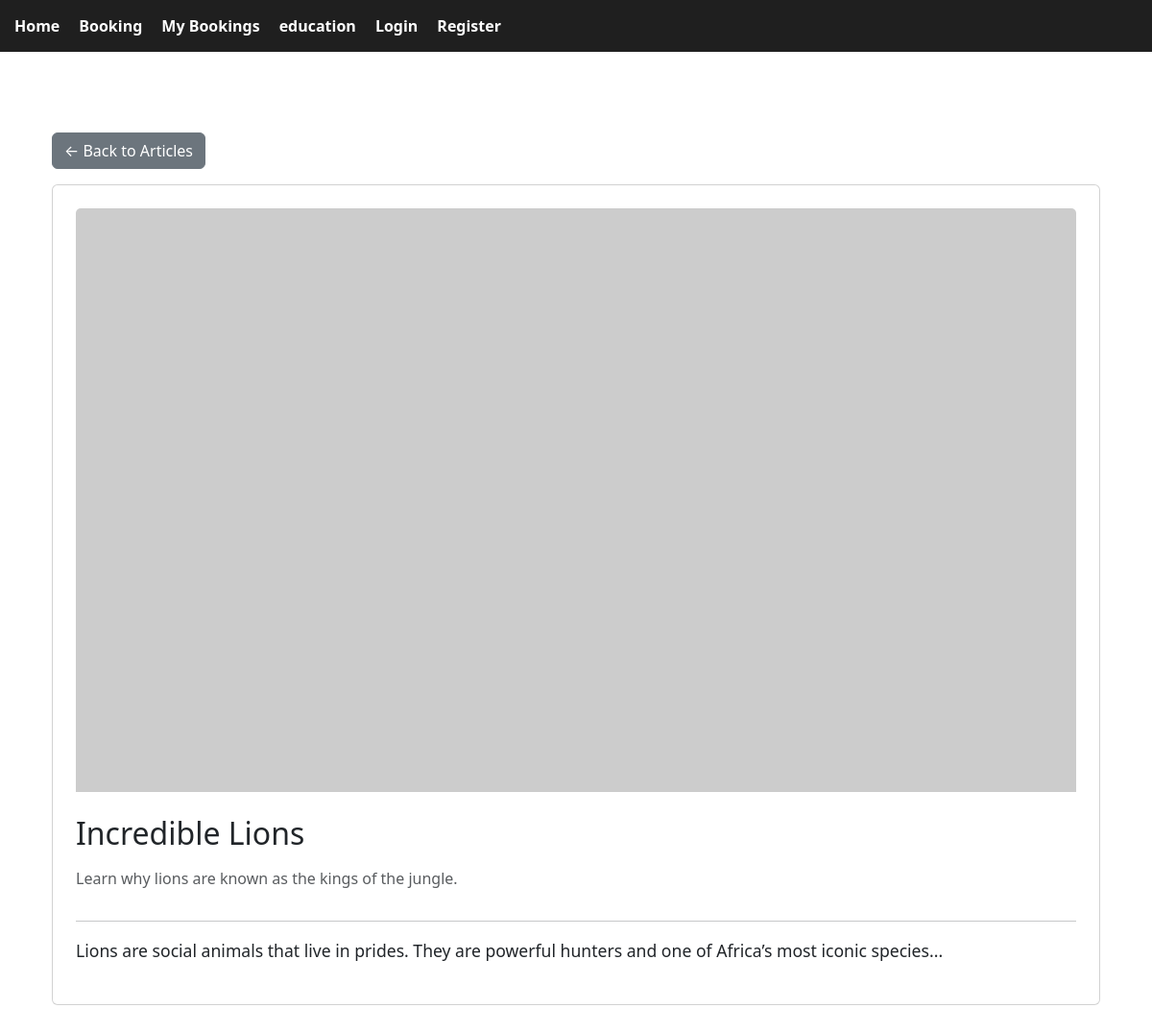
The app's page /article/2 with its own data.
### tables this page shows
CREATE TABLE education (
        id INTEGER PRIMARY KEY AUTOINCREMENT,
        title TEXT NOT NULL,
        summary TEXT,
        image TEXT,
        content TEXT
    );

### app.py (the view)
@app.route("/article/<int:article_id>")
def article_detail(article_id):
    db = get_db()
    db.row_factory = sqlite3.Row
    c = db.cursor()
    article = c.execute("""
        SELECT * FROM education WHERE id=?
    """, (article_id,)).fetchone()
    if article is None:
        return "Article not found", 404
    return render_template("article_detail.html", article=article)

### app.py (called while the page is built)
def get_db():
    return sqlite3.connect("booking.db", check_same_thread=False)

### templates/article_detail.html
{% extends "base.html" %}
{% block content %}
<div class="container mt-4">
    <a href="/education" class="btn btn-secondary mb-3">← Back to Articles</a>
    <div class="card p-4">
        <img src="{{ article['image'] or 'https://via.placeholder.com/800x400' }}"
             class="card-img-top mb-4"
             alt="{{ article['title'] }}">
        <h2 class="mb-3">{{ article['title'] }}</h2>
        <p class="text-muted">{{ article['summary'] }}</p>
        <hr>
        <p style="font-size: 1.1rem; line-height: 1.7;">
            {{ article['content'] }}
        </p>
    </div>
</div>
{% endblock %}

### static/styles.css (style rules this page uses)
body { font-family: Arial, sans-serif; margin: 0; }
.container { padding: 30px; }
body { font-family: Calibri, sans-serif; }

### records on screen
education: title "Incredible Lions", summary "Learn why lions are known as the kings of the jungle.", content "Lions are social animals that live in prides. They are powerful hunters and one of Africa’s most iconic species..."
